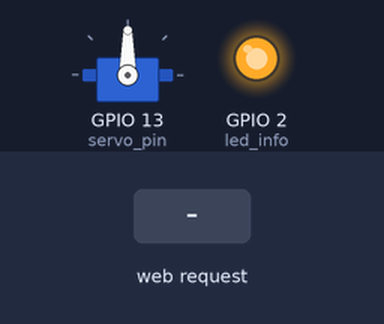
A sketch run on a simulated ESP32. On the bench: servo, output pins drawn as LEDs (lit = HIGH). Inputs (shaded band) come from the test bench. WiFi joins after 1.5 s; servers stay silent unless stated; what the sketch prints to the serial monitor is not drawn.

Above: at 0.1 s.
At 2.7 s:
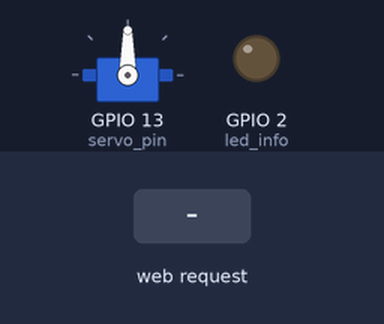
2.8 s: HTTP request GET / received
Timing chart, 0 to 5.8 s (numbered marks = the images above; inputs shaded):
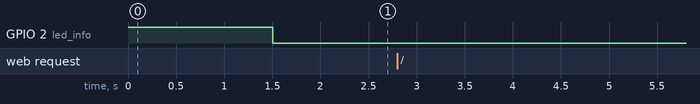

Measured:
- after the input at 2.8 s, every drawn part: stays the same

The sketch:

esp32_code.ino
```cpp
/*
 * IOT pet care
 * 2019
 *
 */
#include <WiFi.h>
#include <ESPAsyncWebServer.h>
#include <ESP32Servo.h>

// Konstantos
#define led_info 2
#define servo_pin 13
#define servo_spinTime 1050

// Kintamieji
int blinkMode;

// Servas
Servo serv;

// Wi-Fi duomenys
const char* ssid = "";
const char* pswd = "";

// Web prieiga
AsyncWebServer server(80);


// Setup'as --------------------------
void setup()
{
  Serial.begin(115200);

  // Apatinis ledas
  pinMode(led_info, OUTPUT);
  blinkMode = HIGH;
  digitalWrite(led_info, blinkMode);

  // Servas
  serv.attach(servo_pin);

  // HTTP
  connectWifi();
  httpRoutes();

  server.begin();
}

// Ciklas ----------------------------
void loop()
{
  digitalWrite(led_info, blinkMode);
}

// Prisijungimas prie interneto
void connectWifi()
{
  Serial.print("Jungiamasi prie: ");
  Serial.println(ssid);

  WiFi.begin(ssid, pswd);
  while (WiFi.status() != WL_CONNECTED)
  {
    delay(500);
    Serial.print(".");
  }
  //  Jei pavyko
  blinkMode = LOW;
  Serial.println("");
  Serial.println("Prisijungta");
  Serial.print("IP: ");
  Serial.println(WiFi.localIP());
  server.begin();
}

// Klausytis uzklausu
void httpRoutes()
{
  // Pagrindinės užklausos
  server.on("/", HTTP_GET, [](AsyncWebServerRequest *request)
  {
    Serial.print("Prisijungimas is IP: ");
    Serial.println(request->client()->remoteIP());

    if(!request->authenticate("", ""))
    {
      request->send(401, "text/plain", "Autorizacija nepavyko");
      info_led_blink();
      return;
    }

    // Ar yra reikiami parametrai
    if (!request->hasParam("module"))
    {
      request->send(400, "text/plain", "Nera tinkamu parametru");
      info_led_blink();
      return;
    }

    AsyncWebParameter *p = request->getParam("module");
    String param = p->value().c_str();
    if (param.equals("spin"))
    {
      if (!request->hasParam("n"))
      {
        request->send(400, "text/plain", "Nenurodytas apsisukimu kiekis");
        info_led_blink();
        return;
      }

      p = request->getParam("n");
      int n = p->value().toInt();

      if (n < 1)
      {
        request->send(400, "text/plain", "Apsisukimu kiekis turi buti >= 1");
        info_led_blink();
        return;
      }

      String res = "Sekmingai pradeti vykdyti ";
      res += n;
      res += " apsukimai";
      request->send(200, "text/plain", res);
      info_led_blink();

      for (int i = 0; i < n; i++)
      {
        serv.write(180);
        delay(servo_spinTime);
        serv.write(90);
      }
      return;
    }

    request->send(404, "text/plain", "Neteisinga uzklausa...");
    info_led_blink();
  });

  // Nerasta užklausa
  server.onNotFound([](AsyncWebServerRequest *request)
  {
    request->send(404, "text/plain", "Neteisinga uzklausa");
    info_led_blink();
  });
}

void info_led_blink()
{
    blinkMode = HIGH;
    delay(100);
    blinkMode = LOW;
}
```
